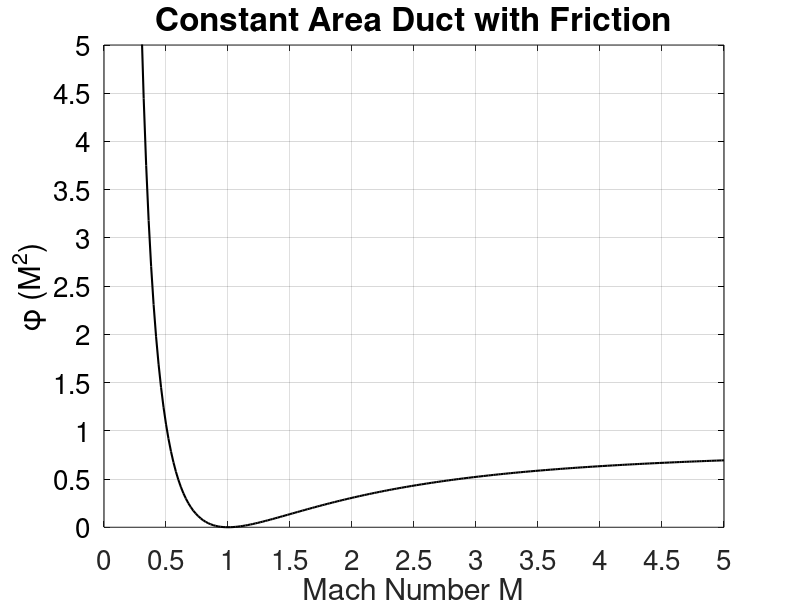
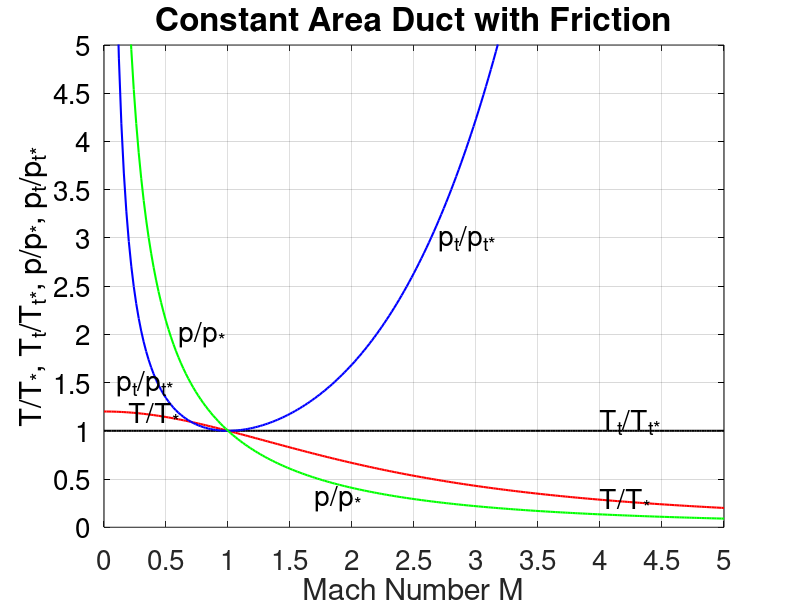

Write the MATLAB code that produced these figures, in order. (Note: this script raises an error after producing the figures.)
% ------------------------------------------------------------------------
% --------------------- Fanno Line --------------------------------
% ------------------------------------------------------------------------

lwd = 1.5; mks = 11; fsz=20; fszt=24; fw='b'; fwt='b'; d2r=pi/180; R=287;

gam=1.4; % Choose the value of specific heat ratio

Mmax=5; % Choose maximum value of Mach number
Mint=0.02; % Choose the interval
M=0:Mint:Mmax;
nn=length(M);

phiM2=zeros(size(M));
TtbyTts=zeros(size(M));
ptbypts=zeros(size(M));
TbyTs=zeros(size(M));
pbyps=zeros(size(M));

for n=1:nn
    phiM2(n)=(1-M(n)*M(n))/(gam*M(n)*M(n)) ...
        + (0.5*(gam+1)/gam)*log( 0.5*(gam+1)*M(n)*M(n)/(1+0.5*(gam-1)*M(n)*M(n)) );
    TtbyTts(n)=1;
    TbyTs(n)=0.5*(gam+1)/(1+0.5*(gam-1)*M(n)*M(n));
    pbyps(n)=sqrt(TbyTs(n))/M(n);
    ptbypts(n)=(1/M(n))*( 2*(1+0.5*(gam-1)*M(n)*M(n))/(gam+1) )^(0.5*(gam+1)/(gam-1));
end

figure(5)
plot(M,phiM2,'k','linewidth',lwd);
set(gca,'xlim',[0 5],'xtick',[0:0.5:5],'fontsize',fsz);grid on;
set(gca,'ylim',[0 5],'ytick',[0:0.5:5],'fontsize',fsz)
xlabel('Mach Number M');set(gca,'ycolor','black','fontsize',fsz);
ylabel('\phi (M^2)');set(gca,'ycolor','black','fontsize',fsz);
title('Constant Area Duct with Friction','fontsize',fszt);

figure(6)
plot(M,TtbyTts,'k','linewidth',lwd);hold on;
plot(M,TbyTs,'r','linewidth',lwd); hold on;
plot(M,ptbypts,'b','linewidth',lwd);hold on;
plot(M,pbyps,'g','linewidth',lwd);
set(gca,'xlim',[0 5],'xtick',[0:0.5:5],'fontsize',fsz);grid on;
set(gca,'ylim',[0 5],'ytick',[0:0.5:5],'fontsize',fsz)
xlabel('Mach Number M');set(gca,'ycolor','black','fontsize',fsz);
ylabel('T/T_*, T_t/T_{t*}, p/p_*, p_t/p_{t*}');set(gca,'ycolor','black','fontsize',fsz);
title('Constant Area Duct with Friction','fontsize',fszt);
text(0.6,2.0,'p/p_* ','fontsize',fsz);
text(1.7,0.3,'p/p_* ','fontsize',fsz);
text(2.7,3.0,'p_{t}/p_{t*} ','fontsize',fsz);
text(0.1,1.5,'p_{t}/p_{t*} ','fontsize',fsz);
text(0.2,1.2,'T/T_* ','fontsize',fsz);
text(4.0,0.3,'T/T_* ','fontsize',fsz);
text(4.0,1.1,'T_t/T_{t*} ','fontsize',fsz);

% ---- Generate Table of Values ----

Table=1;
if (Table==1)
    A=[M; fM2; TbyTs; ptbypts; pbyps];
    fprintf('\n\n%4s %9s %10s %11s %9s\n\n','M','phi',' T/T*','pt/pt*','p/p*');
    fprintf('%5.2f %10.6f %10.6f %10.6f %10.6f\n',A)
    fprintf('\n%4s %9s %10s %11s %9s\n\n','M','phi',' T/T*','pt/pt*','p/p*');
end